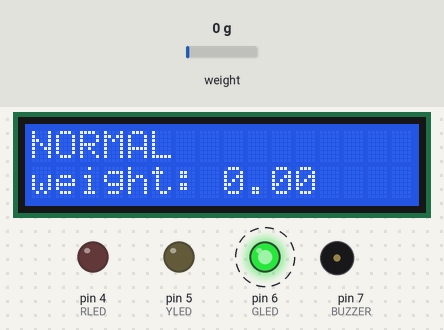
A sketch run on a simulated Arduino Uno, built with avr-gcc and run on an emulated ATmega328P. On the bench: 16×2 character LCD, output pins drawn as LEDs (lit = HIGH), buzzer (waves = sounding, pin HIGH). Dashed ring = blinking. The test bench sets the inputs (shaded band); at power-on: weight on the scale 0 g. What the sketch prints to the serial monitor is not drawn.

Above: at 1.2 s.
2.3 s: weight on the scale set to 13 g
At 4.0 s:
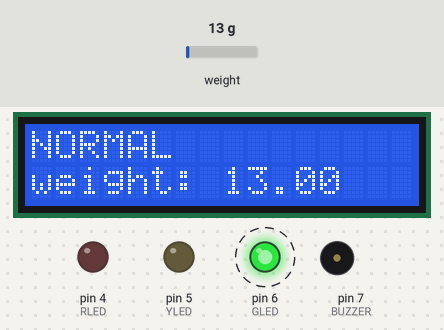
6.5 s: weight on the scale set to 16 g
At 7.6 s:
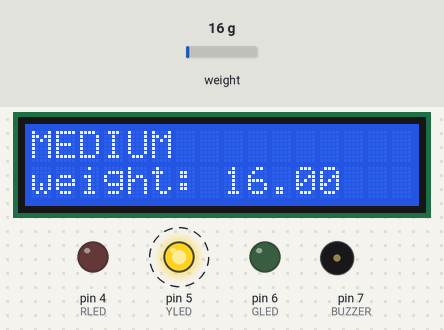
10.4 s: weight on the scale set to 35 g
At 12.1 s:
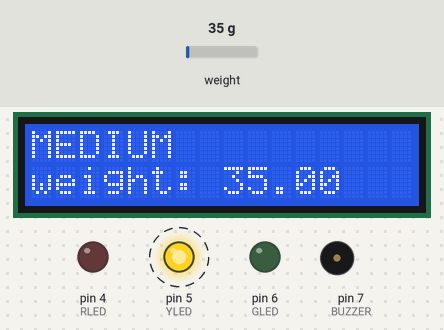
12.8 s: weight on the scale set to 40 g
At 14.3 s:
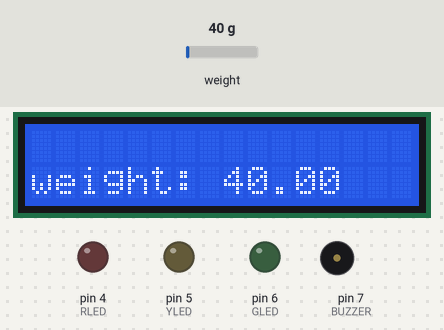
17.0 s: weight on the scale set to 45 g
At 18.6 s:
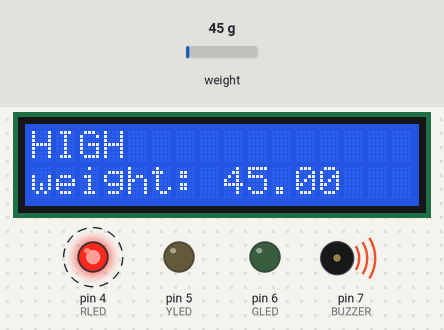
Timing chart, 0 to 22.2 s (numbered marks = the images above; inputs shaded):
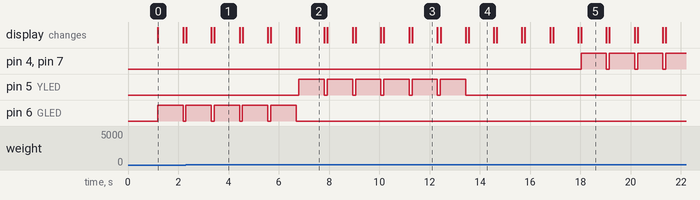

The sketch:

sketch_1_.ino
```cpp
#include <LiquidCrystal_I2C.h>
#include <HX711.h>
LiquidCrystal_I2C lcd(0X27,16,2);
const int RLED=4;
const int YLED=5;
const int GLED=6;
const int BUZZER=7;
const int LOADCELL_DOUT_PIN=2;
const int LOADCELL_SCK_PIN=3;
HX711 scale;
long reading;

void setup() {
  pinMode(RLED, OUTPUT);
  pinMode(YLED,OUTPUT);
  pinMode(GLED, OUTPUT);
  pinMode(BUZZER, OUTPUT);
  lcd.init();
  lcd.backlight();
  Serial.begin(9600);
  scale.begin(LOADCELL_DOUT_PIN,LOADCELL_SCK_PIN);
  scale.tare();
  scale.set_scale();


}

void loop() {
 digitalWrite(RLED, LOW);
 digitalWrite(YLED, LOW);
 digitalWrite(GLED, LOW);

 digitalWrite(BUZZER, LOW);

   if(scale.is_ready()){
  reading =scale.read();
  float weight = reading/420;
   Serial.print("reading:");
   Serial.println(weight);
    lcd.setCursor(0,1);
    lcd.print("weight: ");
    lcd.println(weight);


if(weight<15)
{
digitalWrite(GLED, HIGH);

  lcd.setCursor(0,0);
  lcd.print("NORMAL");

}
else if( weight <40)
{
digitalWrite(YLED, HIGH);

  lcd.setCursor(0,0);
  lcd.print("MEDIUM");

}
else if(weight > 41)
{
digitalWrite(RLED, HIGH);
digitalWrite(BUZZER, HIGH);
  lcd.setCursor(0,0);
  lcd.print("HIGH");
}
else{
 digitalWrite(RLED, LOW);
 digitalWrite(YLED, LOW);
 digitalWrite(GLED, LOW);
 digitalWrite(BUZZER, LOW);
}

}
delay(1000);
lcd.clear();
}
```

Measured:
- the behaviour switches between 14 and 15 g on weight on the scale (found by bisection; images 1 and 2)
- the behaviour switches between 39 and 40 g on weight on the scale (found by bisection; images 3 and 4)
- the behaviour switches between 41 and 42 g on weight on the scale (found by bisection; images 4 and 5)
- after the input at 2.3 s, the display: first differs from a run without the input after 1.1 s (image 1)
- after the input at 6.5 s, pin 5 (YLED): alternates HIGH for 1.0 s and LOW for 0.12 s, starting after 0.30 s; pin 6 (GLED): goes on until 6.7 s, then stays LOW; the display: first differs from a run without the input after 0.31 s (image 2)
- after the input at 10.4 s, the display: first differs from a run without the input after 0.91 s (image 3)
- after the input at 12.8 s, pin 5 (YLED): goes on until 13.4 s, then stays LOW; the display: first differs from a run without the input after 0.75 s (image 4)
- after the input at 17.0 s, pin 4 (RLED), pin 7 (BUZZER): alternates HIGH for 1.0 s and LOW for 0.12 s, starting after 1.0 s; the display: first differs from a run without the input after 1.0 s (image 5)
